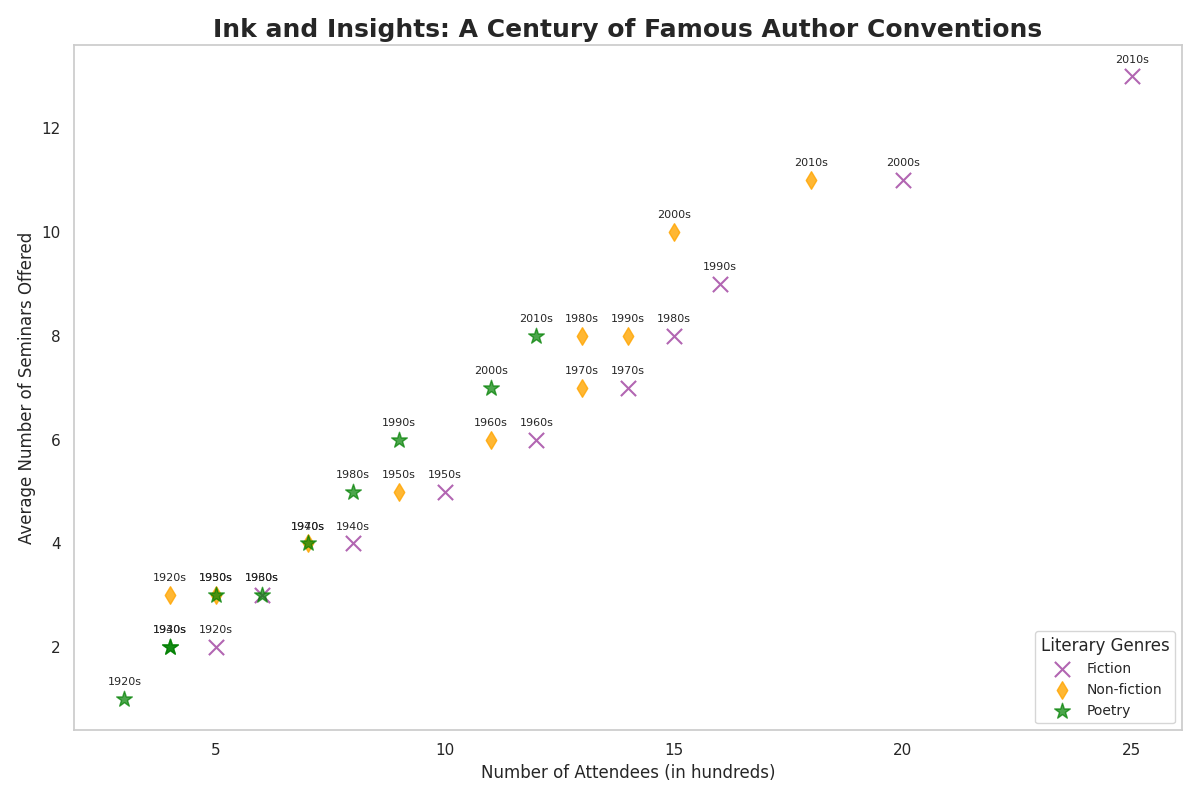

Recreate this plot in Python.
import matplotlib.pyplot as plt
import numpy as np

decades = np.array(['1920s', '1930s', '1940s', '1950s', '1960s',
                    '1970s', '1980s', '1990s', '2000s', '2010s'])

fiction_attendees = np.array([5, 6, 8, 10, 12, 14, 15, 16, 20, 25])
non_fiction_attendees = np.array([4, 5, 7, 9, 11, 13, 13, 14, 15, 18])
poetry_attendees = np.array([3, 4, 4, 5, 6, 7, 8, 9, 11, 12])

fiction_seminars = np.array([2, 3, 4, 5, 6, 7, 8, 9, 11, 13])
non_fiction_seminars = np.array([3, 3, 4, 5, 6, 7, 8, 8, 10, 11])
poetry_seminars = np.array([1, 2, 2, 3, 3, 4, 5, 6, 7, 8])

plt.figure(figsize=(12, 8))

# Randomly altered stylistic elements
plt.scatter(fiction_attendees, fiction_seminars, c='purple', label='Fiction', marker='x', s=120, alpha=0.6)
plt.scatter(non_fiction_attendees, non_fiction_seminars, c='orange', label='Non-fiction', marker='d', s=80, alpha=0.8)
plt.scatter(poetry_attendees, poetry_seminars, c='green', label='Poetry', marker='*', s=140, alpha=0.7)

for i, decade in enumerate(decades):
    plt.annotate(decade, (fiction_attendees[i], fiction_seminars[i]), textcoords="offset points", xytext=(0,10), ha='center', fontsize=8)
    plt.annotate(decade, (non_fiction_attendees[i], non_fiction_seminars[i]), textcoords="offset points", xytext=(0,10), ha='center', fontsize=8)
    plt.annotate(decade, (poetry_attendees[i], poetry_seminars[i]), textcoords="offset points", xytext=(0,10), ha='center', fontsize=8)

# Adjusted titles and labels
plt.title('Ink and Insights: A Century of Famous Author Conventions', fontsize=18, fontweight='bold')
plt.xlabel('Number of Attendees (in hundreds)', fontsize=12)
plt.ylabel('Average Number of Seminars Offered', fontsize=12)

# Modified grid and legend options
plt.grid(False)
plt.legend(title='Literary Genres', title_fontsize='12', loc='lower right', fontsize=10)

plt.tight_layout()
plt.show()
